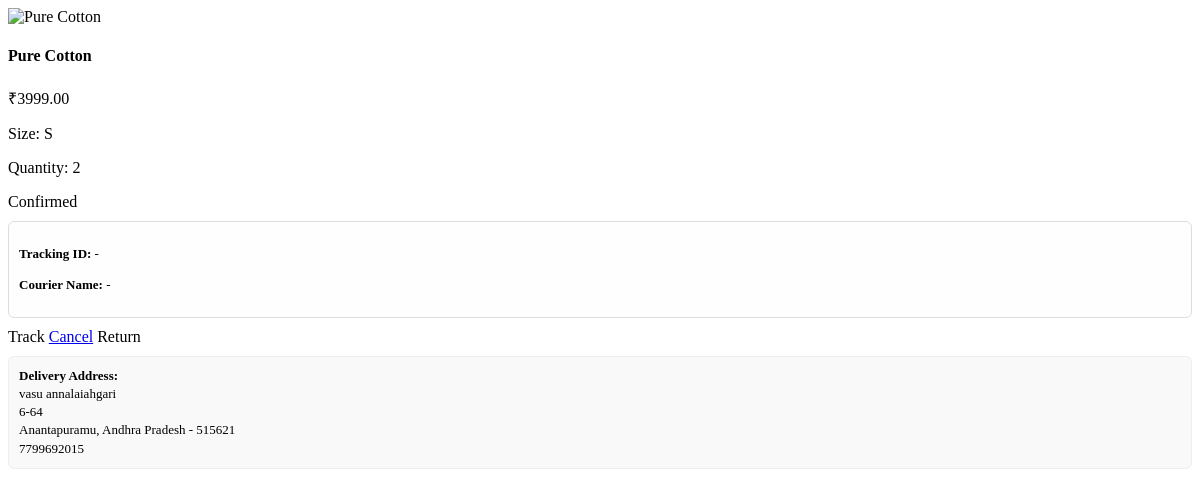
Screenshot of /orders/active-item/1/ (signed in) with the database file from the repository.
### orders/models.py (models this page shows, shortened)
class OrderItem(models.Model):
    STATUS_CHOICES = (
        ('confirmed', 'Confirmed'),
        ('processing', 'Processing'),
        ('shipped', 'Shipped'),
        ('out_for_delivery', 'Out For Delivery'),
        ('delivered', 'Delivered'),
        ('cancelled', 'Cancelled'),
        ('returned', 'Returned'),
    )
    order = models.ForeignKey(
        Order,
        related_name="items",
        on_delete=models.CASCADE
    )
    product = models.ForeignKey(Product, on_delete=models.SET_NULL, null=True)
    product_name = models.CharField(max_length=255)
    product_sku = models.CharField(max_length=100, blank=True)
    size = models.ForeignKey(Size, null=True, blank=True, on_delete=models.SET_NULL)
    quantity = models.PositiveIntegerField(default=1)
    refunded_quantity = models.PositiveIntegerField(default=0)
    price = models.DecimalField(max_digits=10, decimal_places=2)
    status = models.CharField(max_length=20, choices=STATUS_CHOICES, default='confirmed')
    return_reason = models.TextField(null=True, blank=True)

class Order(models.Model):
    order_code = models.CharField(max_length=12, unique=True, editable=False)
    user = models.ForeignKey(settings.AUTH_USER_MODEL, on_delete=models.CASCADE)
    address = models.ForeignKey(Address, on_delete=models.SET_NULL, null=True, blank=True)
    total_amount = models.DecimalField(max_digits=10, decimal_places=2, default=0)
    tax_amount = models.DecimalField(max_digits=10, decimal_places=2, default=0)
    delivery_charges = models.DecimalField(max_digits=10, decimal_places=2, default=0)
    grand_total = models.DecimalField(max_digits=10, decimal_places=2, default=0)
    PAYMENT_STATUS = (
        ('pending', 'Pending'),
        ('paid', 'Paid'),
        ('failed', 'Failed'),
        ('refunded', 'Refunded'),
    )
    payment_method = models.CharField(max_length=50, default="razorpay")
    razorpay_order_id = models.CharField(max_length=200, null=True, blank=True)
    razorpay_payment_id = models.CharField(max_length=200, null=True, blank=True)
    payment_status = models.CharField(
        max_length=20,
        choices=PAYMENT_STATUS,
        default='pending'
    )
    payment_failure_reason = models.TextField(null=True, blank=True)
    payment_attempts = models.PositiveIntegerField(default=1)
    STATUS_CHOICES = (
        ('confirmed', 'Confirmed'),
        ('processing', 'Processing'),
        ('shipped', 'Shipped'),
        ('out_for_delivery', 'Out For Delivery'),
        ('delivered', 'Delivered'),
        ('cancelled', 'Cancelled'),
        ('returned', 'Returned'),
    )
    status = models.CharField(max_length=20, choices=STATUS_CHOICES, default='processing')
    created_at = models.DateTimeField(auto_now_add=True)
    updated_at = models.DateTimeField(auto_now=True)
    paid_at = models.DateTimeField(null=True, blank=True)
    courier_name = models.CharField(max_length=50, blank=True, null=True)
    tracking_id = models.CharField(max_length=100, blank=True, null=True)  # Waybill
    shipment_created_at = models.DateTimeField(null=True, blank=True)
    shipped_at = models.DateTimeField(null=True, blank=True)
    delivered_at = models.DateTimeField(null=True, blank=True)
    shipping_status = models.CharField(
        max_length=50,
        default="not_created"
    )
    class Meta:
        ordering = ['-created_at']
        indexes = [
            models.Index(fields=['order_code']),
            models.Index(fields=['user']),
            models.Index(fields=['created_at']),
        ]

### app/models.py (models this page shows, shortened)
class Product(models.Model):
    name = models.CharField(max_length=200)
    brand = models.ForeignKey(Brand, on_delete=models.SET_NULL, null=True)
    product_type = models.ForeignKey(ProductType, on_delete=models.SET_NULL, null=True)
    category = models.ForeignKey(Category, on_delete=models.SET_NULL, null=True)
    sub_category = models.ForeignKey(SubCategory, on_delete=models.SET_NULL, null=True)
    season = models.ForeignKey(Season, on_delete=models.SET_NULL, null=True)
    image_url = models.URLField(max_length=500, blank=True, null=True)
    color = models.CharField(max_length=50,null=True)
    fabric = models.CharField(max_length=100,null=True)  # Cotton, Polyester, etc.
    price = models.DecimalField(max_digits=10, decimal_places=2)
    ratings = models.DecimalField(
        max_digits=2,
        decimal_places=1,
        default=0.0
    )  # Example: 4.5
    size_and_fit = models.ForeignKey(
        SizeAndFit,
        on_delete=models.SET_NULL,
        null=True,
        blank=True,
        related_name="products"
    )
    composition_and_care = models.ForeignKey(
        CompositionAndCare,
        on_delete=models.SET_NULL,
        null=True,
        blank=True,
        related_name="products"
    )
    delivery_and_return = models.ForeignKey(
        DeliveryAndReturn,
        on_delete=models.SET_NULL,
        null=True,
        blank=True,
        related_name="products"
    )
    is_available_for_cod = models.BooleanField(default=True)
    created_at = models.DateTimeField(auto_now_add=True)
    updated_at = models.DateTimeField(auto_now=True)

class Size(models.Model):
    name = models.CharField(max_length=50, unique=True)
    code = models.CharField(max_length=5, blank=True, null=True)
    ORDER = ["XS", "S", "M", "L", "XL", "XXL", "XXXL"]
    class Meta:
        ordering = []  # remove default ordering
    def __str__(self):
        return self.code or self.name

### address/models.py (models this page shows, shortened)
class Address(models.Model):
    user = models.ForeignKey(User, on_delete=models.CASCADE)
    fullname = models.CharField(max_length=100)
    mobile = models.CharField(max_length=20)
    address1 = models.CharField(max_length=255)
    address2 = models.CharField(max_length=255, blank=True, null=True)
    landmark = models.CharField(max_length=255, blank=True, null=True)
    country = models.CharField(max_length=100)
    state = models.CharField(max_length=100)
    city = models.CharField(max_length=100)
    pincode = models.CharField(max_length=6)
    is_default = models.BooleanField(default=False)
    is_selected = models.BooleanField(default=False)

### orders/views.py (the view)
# urls.py: path("active-item/<int:item_id>/", views.load_active_item, name="load_active_item"),
@login_required
def load_active_item(request, item_id):
    item = get_object_or_404(OrderItem, id=item_id, order__user=request.user)
    return render(request, "orders/partials/active_item.html", {"item": item})

### orders/templates/orders/partials/active_item.html (shortened to what this page needs)
<div class="product-card" data-item-id="{{ item.id }}">
    <div class="product-top">
        <img src="{{ item.product.image_url|default:'https://via.placeholder.com/80x100' }}" alt="{{ item.product.name }}" />
        <div class="product-info">
            <h4>{{ item.product.name }}</h4>
            <div class="price">₹{{ item.price }}</div>
            {% if item.size %}<p>Size: {{ item.size }}</p>{% endif %}
            <p>Quantity: {{ item.quantity }}</p>
            <div class="status {{ item.status }}">{{ item.status|capfirst }}</div>
        </div>
    </div>
<div class="shipping-info">
    <p><strong>Tracking ID:</strong> {{ item.shipping_info.tracking_id|default:"-" }}</p>
    <p><strong>Courier Name:</strong> {{ item.shipping_info.courier_name|default:"-" }}</p>
</div>
    <div class="action-bar">
        {% if item.status == "shipped" or item.status == "out_for_delivery" %}
            <a href="{% url 'track_order_item' item.id %}" class="active">Track</a>
        {% else %}
            <a class="disabled">Track</a>
        {% endif %}
        {% if item.status == "confirmed" or item.status == "processing" %}
            <a href="javascript:void(0)" class="active cancel-btn" data-url="{% url 'cancel_order_item' item.id %}">Cancel</a>
        {% else %}
            <a class="disabled">Cancel</a>
        {% endif %}
        {% if item.status == "delivered" %}
            <a href="javascript:void(0)" class="active return-btn" data-url="{% url 'item_issue' item.id %}">Return</a>
        {% elif item.status == "returned" %}
            <a class="disabled">Returned</a>
        {% else %}
            <a class="disabled">Return</a>
        {% endif %}
    </div>
    <div class="delivery-address" style="margin-top:10px; padding:10px; border-top:1px solid #eee; font-size:13px;">
        <strong>Delivery Address:</strong><br>
        <span>{{ item.order.address.fullname }}</span><br>
        {{ item.order.address.address1 }}<br>
        {{ item.order.address.city }}, {{ item.order.address.state }} - {{ item.order.address.pincode }}<br>
        {{ item.order.address.mobile }}
    </div>
</div>

### orders/templates/orders/partials/active_item.html (style rules this page uses)
.shipping-info { margin: 10px 0; padding: 10px; background: #fefefe; border: 1px solid #ddd; border-radius: 6px; font-size: 13px; line-height: 1.4; }
.delivery-address { margin: 10px 0; padding: 10px; background: #f9f9f9; border: 1px solid #eee; border-radius: 6px; font-size: 13px; line-height: 1.4; }

### rows the page displays
OrderItem: product.name "Pure Cotton", price "3999.00", size "S", quantity "2", status "Confirmed", order.address.fullname "vasu annalaiahgari", order.address.address1 "6-64", order.address.city "Anantapuramu", order.address.state "Andhra Pradesh", order.address.pincode "515621", order.address.mobile "7799692015"

### other values shown
{{ item.shipping_info.tracking_id|default:"-" }} "-"
{{ item.shipping_info.courier_name|default:"-" }} "-"
